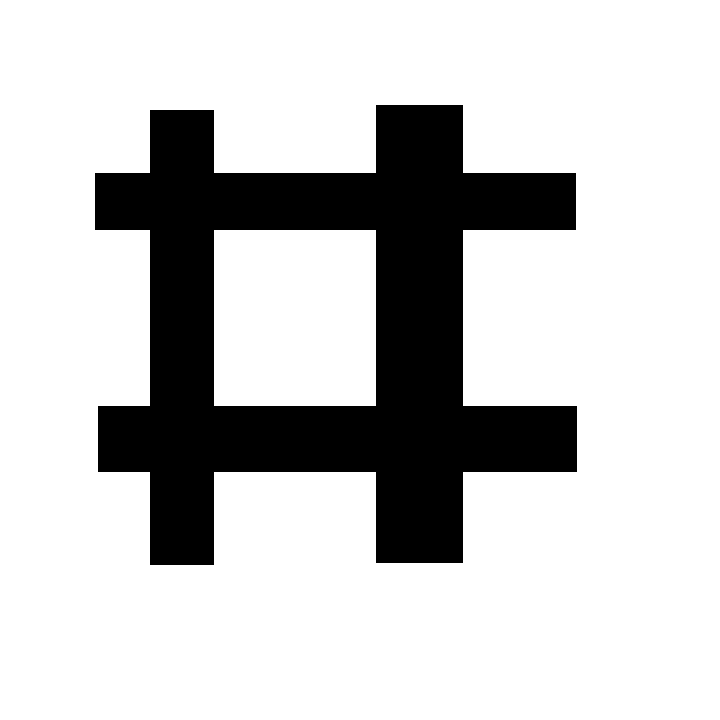
#> input picture opencv_learn/charpter09/Sobel4.bmp, 720 x 720 px
$ python demo_09.12.py   (older library calls are emulated)
#> lines starting #> are read from the running program, lines starting #| are printed output that depends on the picture; after the words box and inside, x2 and y2 are one past the last pixel; in counts of white or black regions, pixels touching at a corner belong together
import cv2

o = cv2.imread("Sobel4.bmp", cv2.IMREAD_GRAYSCALE)
#> o: shape (720, 720); 78.9% white; 1 black region, box (x1, y1, x2, y2) and area: (95, 105, 577, 565) 109424
Scharrx = cv2.Scharr(o, cv2.CV_64F, 1, 0, -1)
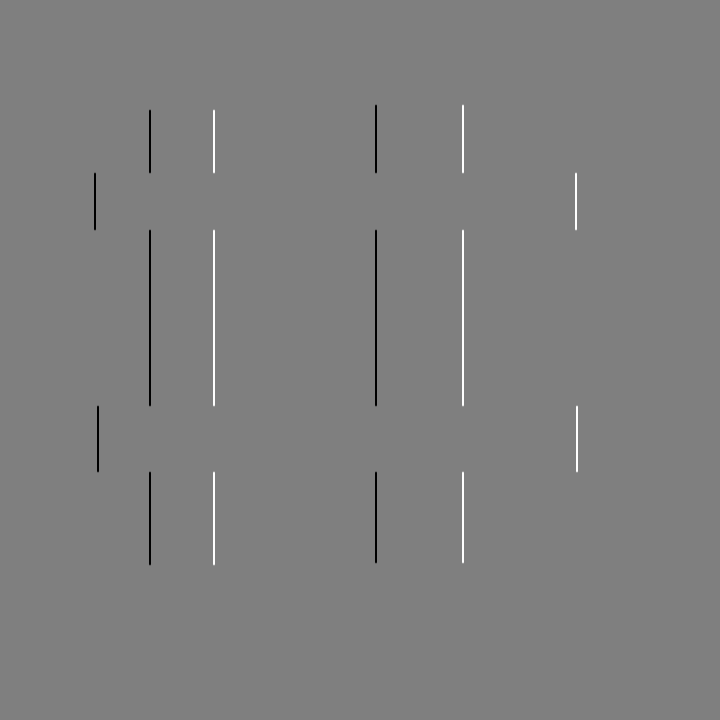
#> Scharrx: shape (720, 720) float64; min -4080, max 4080, mean 0; drawn with min black and max white
Scharrx = cv2.convertScaleAbs(Scharrx)
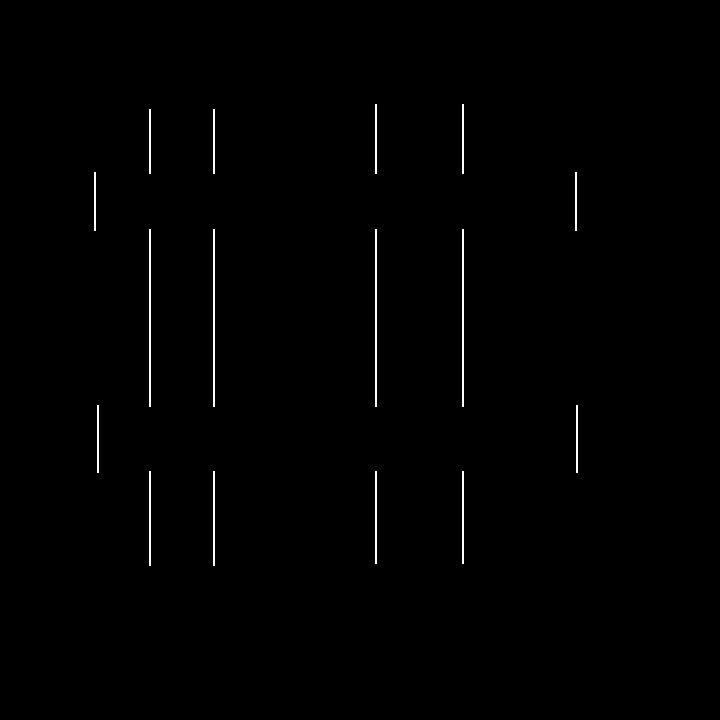
#> Scharrx: shape (720, 720); 0.62% white in thin lines or dots, all inside (x1, y1, x2, y2) = (94, 104, 578, 566)
Scharry = cv2.Scharr(o, cv2.CV_64F, 0, 1, -1)
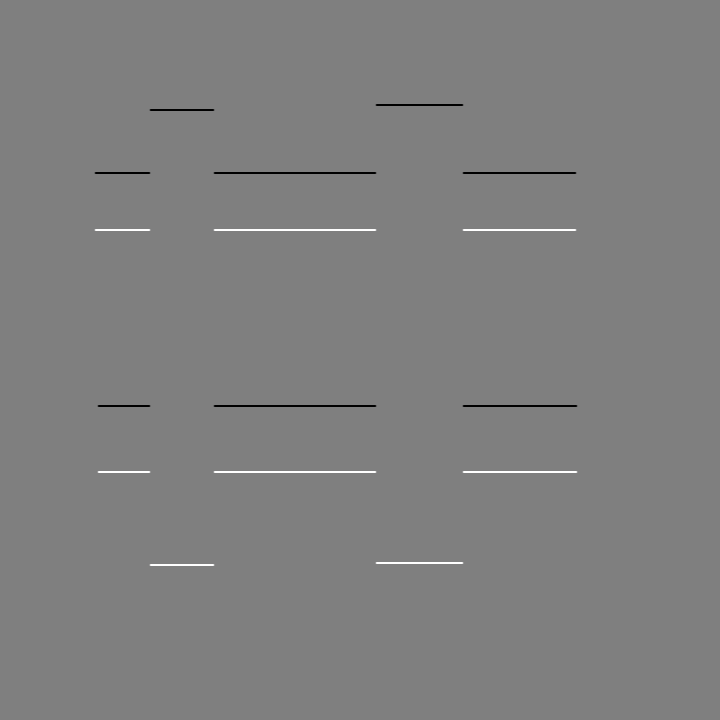
#> Scharry: shape (720, 720) float64; min -4080, max 4080, mean 0; drawn with min black and max white
Scharry = cv2.convertScaleAbs(Scharry)
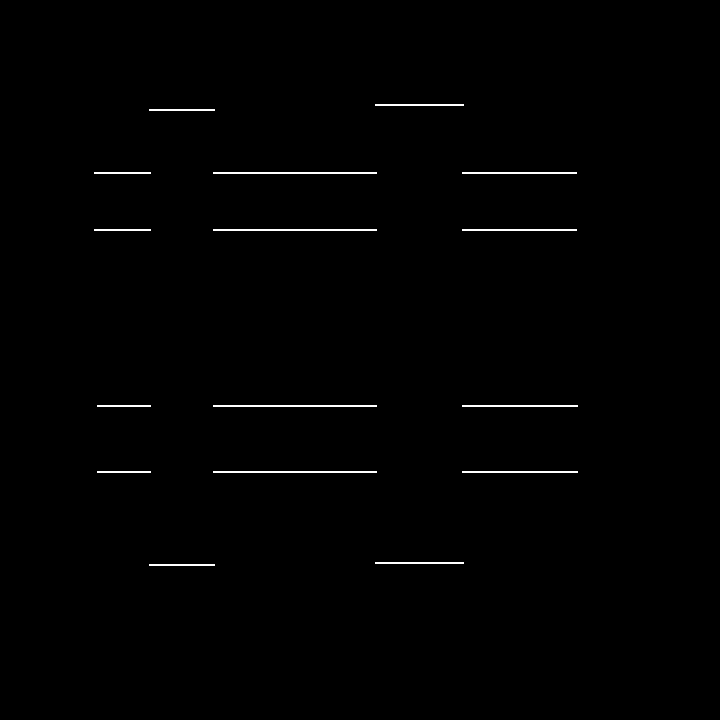
#> Scharry: shape (720, 720); 0.64% white in thin lines or dots, all inside (x1, y1, x2, y2) = (94, 104, 578, 566)

cv2.imshow("original", o)
cv2.imshow("x", Scharrx)
cv2.imshow("y", Scharry)
cv2.waitKey()
cv2.destroyAllWindows()
